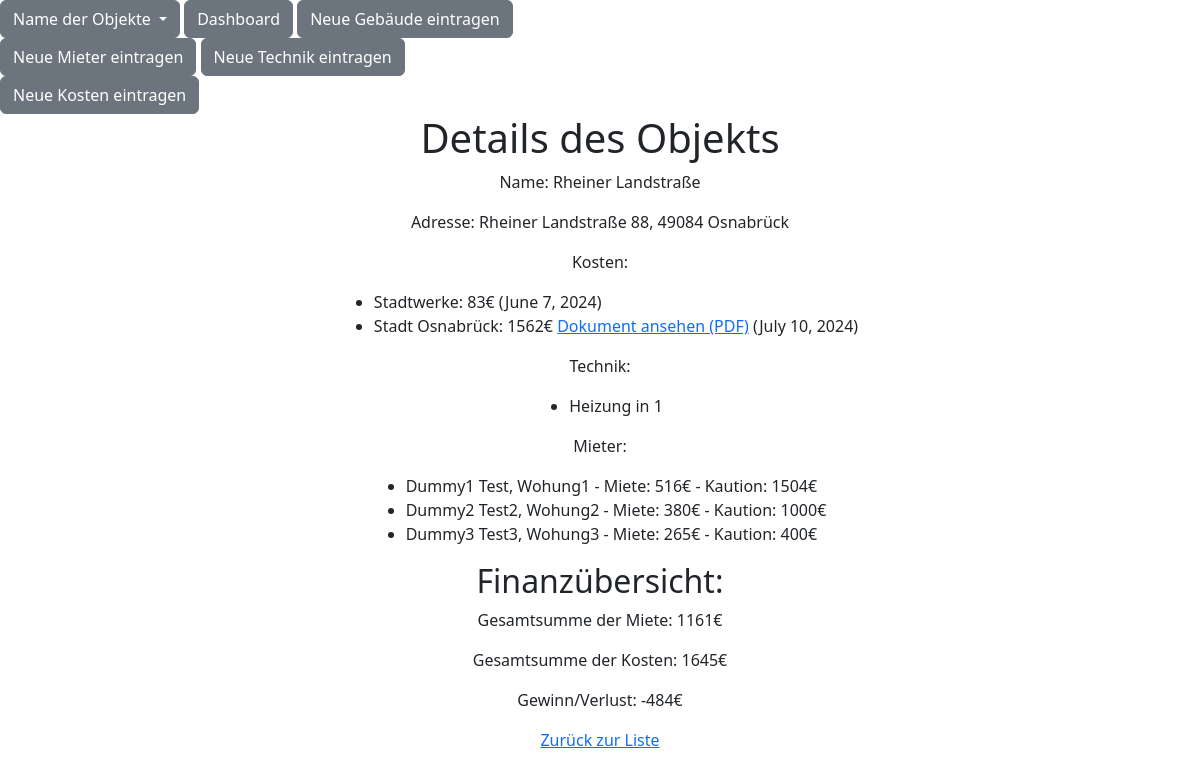
Screenshot of /objekte/2 with the database file from the repository.
### gebäude/models.py (models this page shows, shortened)
class Objekte(models.Model):
    name = models.CharField(max_length=150)
    address = models.CharField(max_length=150)

class Kosten(models.Model):
    objekte = models.ForeignKey(Objekte, on_delete=models.CASCADE)
    kosten = models.IntegerField(blank=True, null=True)
    einnahmen = models.IntegerField(blank=True, null=True)
    von_wem = models.CharField(max_length=150, blank=True)
    Datum = models.DateField(default= datetime.datetime.now)
    Dokument = models.FileField(upload_to="dokument/", blank=True)

class Technik(models.Model):
    objekt = models.ForeignKey(Objekte, on_delete=models.CASCADE)
    gegenstand = models.CharField(max_length=200)
    wohnung = models.CharField(max_length=200)

class Mietern(models.Model):
    objekt = models.ForeignKey(Objekte, on_delete=models.CASCADE)
    vornanme = models.CharField(max_length=200)
    nachname = models.CharField(max_length=200)
    monats_miethe = models.IntegerField(validators=[zusässige_posetive], blank=True)
    kaution = models.IntegerField(validators=[zusässige_posetive], blank=True)
    wohnung = models.IntegerField(blank=True, null=True)

### gebäude/views.py (the view)
# urls.py: path('objekte/<int:id>', details, name='details'),
def details(request, id):
    objekte = Objekte.objects.all()
    objekt = get_object_or_404(Objekte, id=id)
    kosten = objekt.kosten_set.all()
    mietern = Mietern.objects.filter(objekt=objekt)
    technik = Technik.objects.filter(objekt=objekt)
    wohnungen = mietern.values_list('wohnung', flat=True).distinct()
    gesamtsumme_miete = mietern.aggregate(total=models.Sum('monats_miethe'))['total']
    gesamtsumme_kaution = mietern.aggregate(total=models.Sum('kaution'))['total']
    gesamtsumme_kosten = kosten.aggregate(total=models.Sum('kosten'))['total']
    if gesamtsumme_miete is None:
        gesamtsumme_miete = 0
    if gesamtsumme_kosten is None:
        gesamtsumme_kosten = 0
    gewinn_verlust = gesamtsumme_miete - gesamtsumme_kosten
    return render(request, 'test_details.html', {
        'objekt': objekt,
        'kosten': kosten,
        'technik': technik,
        'mietern': mietern,
        'wohnungen': wohnungen,
        'gesamtsumme_miete': gesamtsumme_miete,
        'gesamtsumme_kaution': gesamtsumme_kaution,
        'gesamtsumme_kosten':gesamtsumme_kosten,
        'gewinn_verlust': gewinn_verlust,
        'objekte': objekte})

### gebäude/templatetags/custom_filters.py (called while the page is built)
@register.filter(name='is_pdf')
def is_pdf(file_url):
    return file_url.lower().endswith('.pdf')

### templates/test_details.html (shortened to what this page needs)
{% extends 'base.html' %}
{% load custom_filters %}
{% block content %}
<div class="d-flex flex-column align-items-center">
    <h1>Details des Objekts</h1>
    <p>Name: {{ objekt.name }}</p>
    <p>Adresse: {{ objekt.address }}</p>
    <p>Kosten:</p>
    <ul>
        {% load custom_filters %}
        {% for kosten in objekt.kosten_set.all %}
        <li>{{ kosten.von_wem }}: {{ kosten.kosten }}€
            {% if kosten.Dokument %}
                {% if kosten.Dokument.url|is_pdf %}
                    <a href="{{ kosten.Dokument.url }}" target="_blank">Dokument ansehen (PDF)</a>
                {% else %}
                    <img src="{{ kosten.Dokument.url }}" alt="Dokument">
                {% endif %}
            {% endif %}
            ({{ kosten.Datum }})
        </li>
        {% endfor %}
    </ul>
    <p>Technik:</p>
    <ul>
        {% for technik in objekt.technik_set.all %}
        <li>{{ technik.gegenstand }} in {{ technik.wohnung }}</li>
        {% endfor %}
    </ul>
    <p>Mieter:</p>
    <ul>
        {% for mieter in objekt.mietern_set.all %}
        <li>{{ mieter.vornanme }} {{ mieter.nachname }}, Wohung{{mieter.wohnung}} - Miete: {{ mieter.monats_miethe }}€ - Kaution: {{ mieter.kaution }}€</li>
        {% endfor %}
    </ul>
    <h2>Finanzübersicht:</h2>
    <p>Gesamtsumme der Miete: {{ gesamtsumme_miete }}€</p>
    <p>Gesamtsumme der Kosten: {{ gesamtsumme_kosten }}€</p>
    <p>Gewinn/Verlust: {{ gewinn_verlust }}€</p>
    <a href="{% url 'objekte' %}">Zurück zur Liste</a>
</div>
{% endblock %}

### templates/base.html (shortened to what this page needs)
<!DOCTYPE html>
<html lang="en">
<head>
    <link href="https://cdn.jsdelivr.net/npm/bootstrap@5.3.3/dist/css/bootstrap.min.css" rel="stylesheet">
</head>
<body>
    <div class="col-md-6 d-flex justify-content-end align-items-center">
    <div class="dropdown">
        <button class="btn btn-secondary dropdown-toggle" type="button" data-bs-toggle="dropdown" aria-expanded="false">
            Name der Objekte
        </button>
        <a href="{% url 'dashboard' %}" class="btn btn-secondary">Dashboard</a>
        <a href="{% url 'objekt_erstellen' %}" class="btn btn-secondary">Neue Gebäude eintragen</a>
        <a href="{% url 'mietern_erstellen' %}" class="btn btn-secondary">Neue Mieter eintragen</a>
        <a href="{% url 'technik_erstellen' %}" class="btn btn-secondary">Neue Technik eintragen</a>
        <a href="{% url 'kosten_erstellen' %}" class="btn btn-secondary">Neue Kosten eintragen</a>
    </div>
    </div>
    <main>
        {% block content %}{% endblock %}
    </main>
</body>
</html>

### rows the page displays
Objekte: name "Rheiner Landstraße", address "Rheiner Landstraße 88, 49084 Osnabrück"
Kosten: von_wem "Stadtwerke", kosten "83", Datum "June 7, 2024"
Kosten: von_wem "Stadt Osnabrück", kosten "1562", Datum "July 10, 2024"
Technik: gegenstand "Heizung", wohnung "1"
Mietern: vornanme "Dummy1", nachname "Test", wohnung "1", monats_miethe "516", kaution "1504"
Mietern: vornanme "Dummy2", nachname "Test2", wohnung "2", monats_miethe "380", kaution "1000"
Mietern: vornanme "Dummy3", nachname "Test3", wohnung "3", monats_miethe "265", kaution "400"

### other values shown
{{ gesamtsumme_miete }} "1161"
{{ gesamtsumme_kosten }} "1645"
{{ gewinn_verlust }} "-484"
